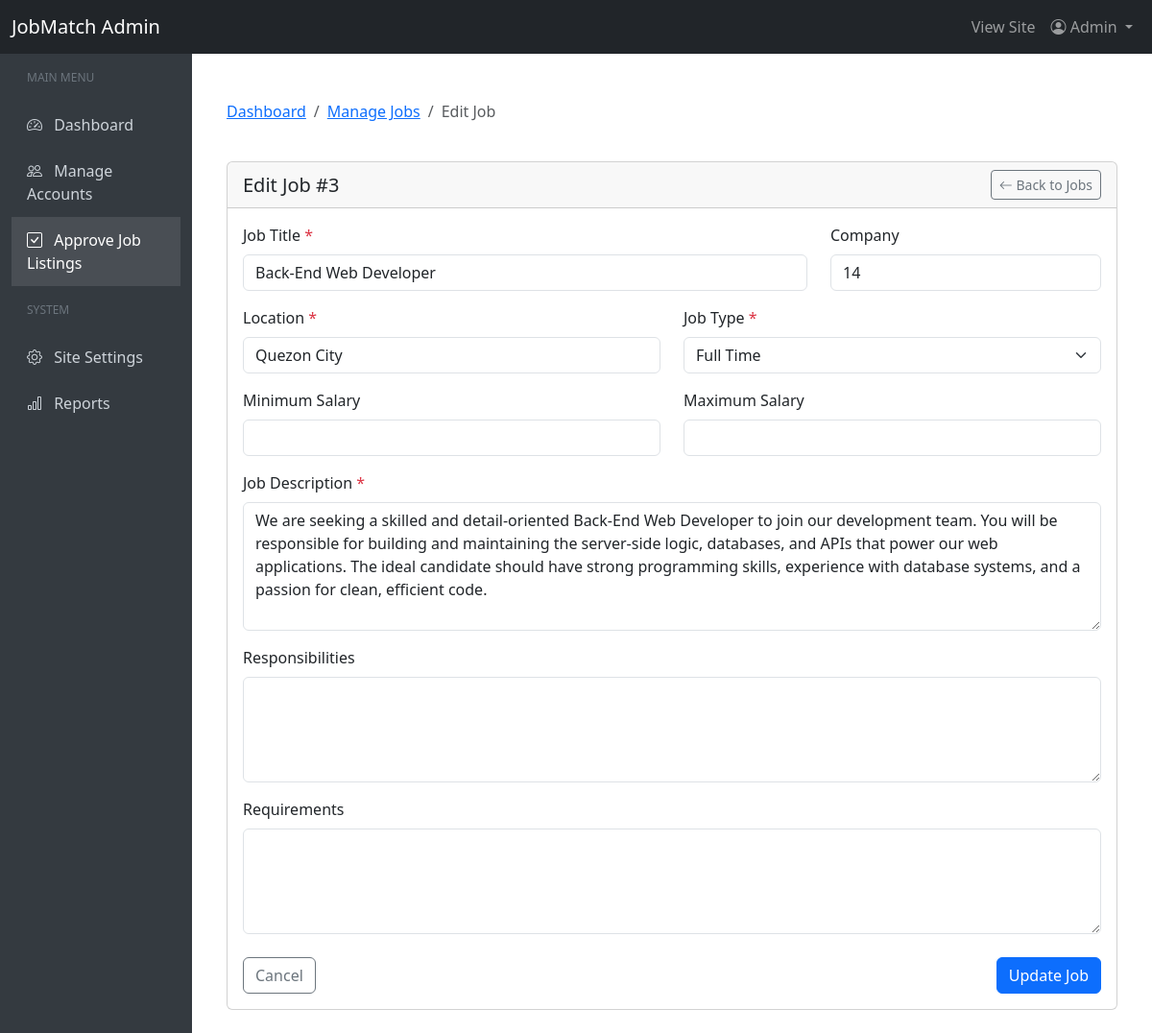
/admin/edit-job.php?id=3 (signed in), run on the app's committed database.
### tables this page shows
CREATE TABLE `jobs` (
  `id` int(11) NOT NULL,
  `title` varchar(255) NOT NULL,
  `description` text NOT NULL,
  `category_id` int(11) NOT NULL,
  `location` varchar(255) NOT NULL,
  `salary` varchar(100) DEFAULT NULL,
  `posted_date` datetime DEFAULT current_timestamp(),
  `employer_id` int(11) DEFAULT NULL,
  `salary_min` decimal(10,2) DEFAULT NULL,
  `salary_max` decimal(10,2) DEFAULT NULL,
  `required_experience` int(11) DEFAULT 0
);

CREATE TABLE `employer_profiles` (
  `id` int(11) NOT NULL,
  `user_id` int(11) NOT NULL,
  `company_name` varchar(255) NOT NULL,
  `company_description` text DEFAULT NULL,
  `industry` varchar(100) DEFAULT NULL,
  `website` varchar(255) DEFAULT NULL,
  `phone` varchar(20) DEFAULT NULL,
  `address` varchar(255) DEFAULT NULL,
  `city` varchar(100) DEFAULT NULL,
  `state` varchar(100) DEFAULT NULL,
  `zip_code` varchar(20) DEFAULT NULL,
  `country` varchar(100) DEFAULT NULL,
  `logo_path` varchar(255) DEFAULT NULL
);

### admin/edit-job.php (the view, shortened to what this page needs)
<?php
require_once '../config/db_connect.php';
$job_id = intval($_GET['id']);
$stmt = $conn->prepare("SELECT j.*, ep.company_name
                       FROM jobs j
                       LEFT JOIN employer_profiles ep ON j.employer_id = ep.user_id
                       WHERE j.id = ?");
$stmt->bind_param("i", $job_id);
$stmt->execute();
$result = $stmt->get_result();
$job = $result->fetch_assoc();
include '../includes/admin_header.php';
?>
<div class="container-fluid py-4">
    <div class="row mb-4">
        <div class="col-md-12">
            <nav aria-label="breadcrumb">
                <ol class="breadcrumb">
                    <li class="breadcrumb-item"><a href="index.php">Dashboard</a></li>
                    <li class="breadcrumb-item"><a href="approve-jobs.php">Manage Jobs</a></li>
                    <li class="breadcrumb-item active" aria-current="page">Edit Job</li>
                </ol>
            </nav>
        </div>
    </div>
    <div class="row">
        <div class="col-md-12">
            <div class="card">
                <div class="card-header d-flex justify-content-between align-items-center">
                    <h5 class="mb-0">Edit Job #<?php echo $job['id']; ?></h5>
                    <div>
                        <a href="approve-jobs.php" class="btn btn-outline-secondary btn-sm">
                            <i class="bi bi-arrow-left"></i> Back to Jobs
                        </a>
                    </div>
                </div>
                <div class="card-body">
                    <form method="post" action="">
                        <div class="row mb-3">
                            <div class="col-md-8">
                                <label for="title" class="form-label">Job Title <span class="text-danger">*</span></label>
                                <input type="text" class="form-control" id="title" name="title" value="<?php echo htmlspecialchars($job['title']); ?>" required>
                            </div>
                            <div class="col-md-4">
                                <label for="company_name" class="form-label">Company</label>
                                <input type="text" class="form-control" id="company_name" value="<?php echo htmlspecialchars($job['company_name'] ?? 'Unknown'); ?>" readonly>
                            </div>
                        </div>
                        <div class="row mb-3">
                            <div class="col-md-6">
                                <label for="location" class="form-label">Location <span class="text-danger">*</span></label>
                                <input type="text" class="form-control" id="location" name="location" value="<?php echo htmlspecialchars($job['location']); ?>" required>
                            </div>
                            <div class="col-md-6">
                                <label for="job_type" class="form-label">Job Type <span class="text-danger">*</span></label>
                                <select class="form-select" id="job_type" name="job_type" required>
                                    <option value="full_time" <?php echo $job['job_type'] === 'full_time' ? 'selected' : ''; ?>>Full Time</option>
                                </select>
                            </div>
                        </div>
                        <div class="row mb-3">
                            <div class="col-md-6">
                                <label for="salary_min" class="form-label">Minimum Salary</label>
                                <input type="number" class="form-control" id="salary_min" name="salary_min" value="<?php echo htmlspecialchars($job['salary_min'] ?? ''); ?>">
                            </div>
                            <div class="col-md-6">
                                <label for="salary_max" class="form-label">Maximum Salary</label>
                                <input type="number" class="form-control" id="salary_max" name="salary_max" value="<?php echo htmlspecialchars($job['salary_max'] ?? ''); ?>">
                            </div>
                        </div>
                        <div class="mb-3">
                            <label for="description" class="form-label">Job Description <span class="text-danger">*</span></label>
                            <textarea class="form-control" id="description" name="description" rows="5" required><?php echo htmlspecialchars($job['description']); ?></textarea>
                        </div>
                        <div class="mb-3">
                            <label for="responsibilities" class="form-label">Responsibilities</label>
                            <textarea class="form-control" id="responsibilities" name="responsibilities" rows="4"><?php echo htmlspecialchars($job['responsibilities'] ?? ''); ?></textarea>
                        </div>
                        <div class="mb-3">
                            <label for="requirements" class="form-label">Requirements</label>
                            <textarea class="form-control" id="requirements" name="requirements" rows="4"><?php echo htmlspecialchars($job['requirements'] ?? ''); ?></textarea>
                        </div>
                        <div class="d-flex justify-content-between mt-4">
                            <a href="approve-jobs.php" class="btn btn-outline-secondary">Cancel</a>
                            <button type="submit" class="btn btn-primary">Update Job</button>
                        </div>
                    </form>
                </div>
            </div>
        </div>
    </div>
</div>
<?php include '../includes/admin_footer.php'; ?>

### data on the page
jobs: id "3", title "Back-End Web Developer", company_name "14", location "Quezon City", description "We are seeking a skilled and detail-oriented Back-End Web Developer to join our development team. You will be responsible for building and maintaining the server-side logic, databases, and APIs that power our web applications. The ideal candidate should have strong programming skills, experience with database systems, and a passion for clean, efficient code."
